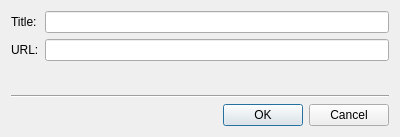
<?xml version="1.0" encoding="UTF-8"?>
<ui version="4.0">
 <class>AddLinkDialog</class>
 <widget class="QDialog" name="AddLinkDialog">
  <property name="geometry">
   <rect>
    <x>0</x>
    <y>0</y>
    <width>400</width>
    <height>137</height>
   </rect>
  </property>
  <property name="windowTitle">
   <string>Insert Link</string>
  </property>
  <property name="sizeGripEnabled">
   <bool>false</bool>
  </property>
  <property name="modal">
   <bool>true</bool>
  </property>
  <layout class="QVBoxLayout" name="verticalLayout">
   <item>
    <layout class="QFormLayout">
     <item row="0" column="0">
      <widget class="QLabel" name="label">
       <property name="text">
        <string>Title:</string>
       </property>
      </widget>
     </item>
     <item row="0" column="1">
      <widget class="QLineEdit" name="titleInput">
       <property name="minimumSize">
        <size>
         <width>337</width>
         <height>0</height>
        </size>
       </property>
      </widget>
     </item>
     <item row="1" column="0">
      <widget class="QLabel" name="label_2">
       <property name="text">
        <string>URL:</string>
       </property>
      </widget>
     </item>
     <item row="1" column="1">
      <widget class="QLineEdit" name="urlInput"/>
     </item>
    </layout>
   </item>
   <item>
    <spacer name="verticalSpacer">
     <property name="orientation">
      <enum>Qt::Orientation::Vertical</enum>
     </property>
     <property name="sizeHint" stdset="0">
      <size>
       <width>0</width>
       <height>0</height>
      </size>
     </property>
    </spacer>
   </item>
   <item>
    <widget class="Line" name="line">
     <property name="orientation">
      <enum>Qt::Orientation::Horizontal</enum>
     </property>
    </widget>
   </item>
   <item>
    <widget class="QDialogButtonBox" name="buttonBox">
     <property name="orientation">
      <enum>Qt::Orientation::Horizontal</enum>
     </property>
     <property name="standardButtons">
      <set>QDialogButtonBox::StandardButton::Cancel|QDialogButtonBox::StandardButton::Ok</set>
     </property>
    </widget>
   </item>
  </layout>
 </widget>
 <resources/>
 <connections>
  <connection>
   <sender>buttonBox</sender>
   <signal>accepted()</signal>
   <receiver>AddLinkDialog</receiver>
   <slot>accept()</slot>
   <hints>
    <hint type="sourcelabel">
     <x>248</x>
     <y>254</y>
    </hint>
    <hint type="destinationlabel">
     <x>157</x>
     <y>274</y>
    </hint>
   </hints>
  </connection>
  <connection>
   <sender>buttonBox</sender>
   <signal>rejected()</signal>
   <receiver>AddLinkDialog</receiver>
   <slot>reject()</slot>
   <hints>
    <hint type="sourcelabel">
     <x>316</x>
     <y>260</y>
    </hint>
    <hint type="destinationlabel">
     <x>286</x>
     <y>274</y>
    </hint>
   </hints>
  </connection>
 </connections>
</ui>
